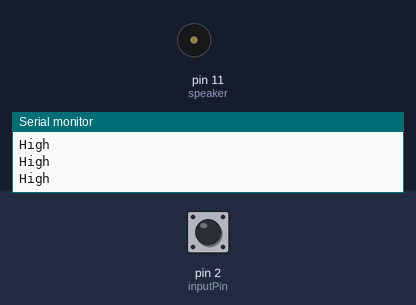
Simulated run of this sketch. Board: Arduino Uno, built with avr-gcc and run on an emulated ATmega328P. On the bench: buzzer (waves = sounding), the last lines printed to the serial monitor. The inputs (shaded band) are chosen by the test bench; at power-on: pin 2 (inputPin) HIGH.

Above: at 1.2 s.
1.3 s: pin 2 (inputPin) driven LOW
At 3.4 s:
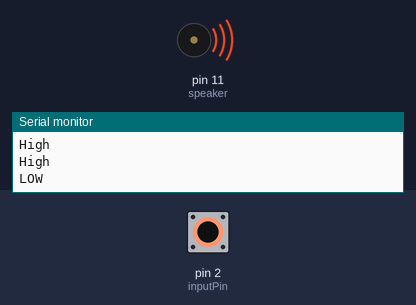
4.3 s: pin 2 (inputPin) driven HIGH
5.9 s: pin 2 (inputPin) pulsed LOW 5 times (0.12 s each, 0.3 s apart)
At 6.09 s:
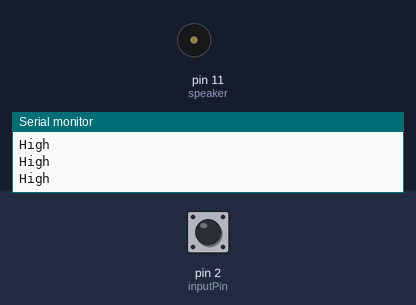
10.4 s: pin 2 (inputPin) pulsed LOW 5 times (0.12 s each, 0.3 s apart)
At 12.9 s:
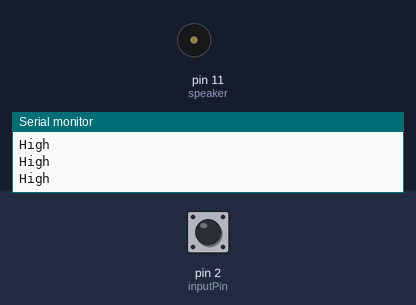
Timing chart, 0 to 14.4 s (numbered marks = the images above; inputs shaded):
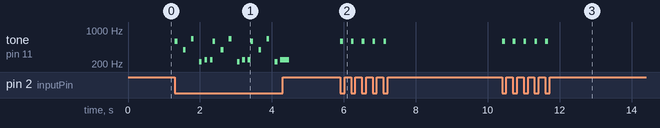

The sketch:

Palmisano_Lab04.ino
```cpp
//Marco Palmisano
// Mr.Michaud
//All work here is honetly obtained and is my own.

//IMPORTANT: You informed me that i could turn it in as is because of technical errors etc, and recieve no point penalty.

/*************************************************
/* Public Constants
/*************************************************/
//Notes Defined
int c = 131;

int d = 147;

int e90 = 165;
int f = 175;

int g = 196;

int a = 220;

int b = 247;

int g4 = 392;

int d5 = 587;

int e5 = 659;

int r   =  0;
//---------------------------------------------------------------
int inputPin = 2; //Port the touch sensor is connected to
int val = 0; //Signal it gives out

//------------------------------------------------
int speaker = 11; //What port the wires will be plugged in to.

int tempo = 1000;
int w = tempo;
int h = w/2;
int q = h/2;
int e = q/2;
int s = e/2;
//--------------------------------------------------

void mario() { //Combination of notes i find intriging
  int lineANotes [] = {d5, r, r, g4, r, r, e5, r, r, a, r, b, r, b, a, r, g4, e5, g4, a, r, f, g4, r, e5, r, c, d, b, r, r};
  int lineARhythm [] = {q, q, q, q, q, q, q, q, q, q, q, q, q, q, q, q, h, h, h, q, q, q, q, q, q, q, q, q, q, q, q};

  for(int n = 0; n < 14; n++){
    val = digitalRead(inputPin);

    if (val == LOW) {


    tone(speaker, lineANotes[n], lineARhythm[n]);
    delay(.3*lineARhythm[n]);
    }
  }
}
//-----------------------------------------------------------------


void setup() {
  Serial.begin(9600);
   pinMode(speaker, OUTPUT);
}

void loop() { // Will loop indefinitly.
  val = digitalRead(inputPin);
  if (val == HIGH) {
    Serial.println("High");
  }
  if (val == LOW) {
    Serial.println("LOW");
  }
  mario();

}
```

Measured:
- after the input at 1.3 s, tone on pin 11 (speaker): silent → 587 Hz at once, then repeats every 1.1 s: silent 0.15 s, 392 Hz 0.08 s, silent 0.15 s, 659 Hz 0.08 s, silent 0.15 s, 220 Hz 0.08 s, 2 × (silent 0.08 s, 247 Hz 0.08 s), 587 Hz 0.08 s
- after the input at 5.9 s, tone on pin 11 (speaker): alternates 587 Hz for 0.08 s and silent for 0.23 s, 10 changes in all, then stays silent, starting at once
- after the input at 10.4 s, tone on pin 11 (speaker): alternates 587 Hz for 0.08 s and silent for 0.23 s, 10 changes in all, then stays silent, starting at once
